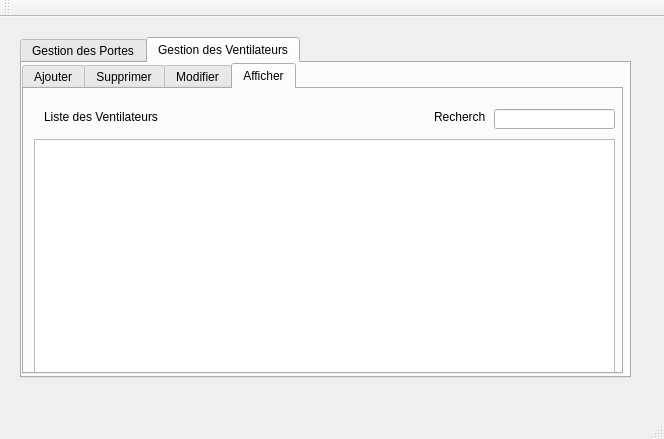
<?xml version="1.0" encoding="UTF-8"?>
<ui version="4.0">
 <class>MainWindow</class>
 <widget class="QMainWindow" name="MainWindow">
  <property name="geometry">
   <rect>
    <x>0</x>
    <y>0</y>
    <width>664</width>
    <height>439</height>
   </rect>
  </property>
  <property name="windowTitle">
   <string>Gestion des Clients</string>
  </property>
  <widget class="QWidget" name="centralWidget">
   <widget class="QTabWidget" name="tabWidget_2">
    <property name="geometry">
     <rect>
      <x>20</x>
      <y>20</y>
      <width>611</width>
      <height>341</height>
     </rect>
    </property>
    <property name="currentIndex">
     <number>1</number>
    </property>
    <widget class="QWidget" name="tab_5">
     <attribute name="title">
      <string>Gestion des Portes</string>
     </attribute>
     <widget class="QTabWidget" name="tabWidget_4">
      <property name="geometry">
       <rect>
        <x>0</x>
        <y>0</y>
        <width>601</width>
        <height>311</height>
       </rect>
      </property>
      <property name="currentIndex">
       <number>3</number>
      </property>
      <widget class="QWidget" name="tab_11">
       <attribute name="title">
        <string>Ajouter</string>
       </attribute>
       <widget class="QLineEdit" name="etatAjoutP">
        <property name="geometry">
         <rect>
          <x>140</x>
          <y>120</y>
          <width>113</width>
          <height>22</height>
         </rect>
        </property>
       </widget>
       <widget class="QLineEdit" name="numAjoutP">
        <property name="geometry">
         <rect>
          <x>140</x>
          <y>80</y>
          <width>113</width>
          <height>22</height>
         </rect>
        </property>
       </widget>
       <widget class="QLabel" name="label_5">
        <property name="geometry">
         <rect>
          <x>74</x>
          <y>80</y>
          <width>61</width>
          <height>20</height>
         </rect>
        </property>
        <property name="text">
         <string>Numero</string>
        </property>
       </widget>
       <widget class="QLabel" name="label_11">
        <property name="geometry">
         <rect>
          <x>80</x>
          <y>120</y>
          <width>55</width>
          <height>16</height>
         </rect>
        </property>
        <property name="text">
         <string>Etat</string>
        </property>
       </widget>
       <widget class="QLabel" name="label_12">
        <property name="geometry">
         <rect>
          <x>160</x>
          <y>30</y>
          <width>191</width>
          <height>16</height>
         </rect>
        </property>
        <property name="text">
         <string>Ajouter Porte</string>
        </property>
       </widget>
       <widget class="QPushButton" name="ajouterButtonP">
        <property name="geometry">
         <rect>
          <x>150</x>
          <y>160</y>
          <width>93</width>
          <height>28</height>
         </rect>
        </property>
        <property name="text">
         <string>Ajouter</string>
        </property>
       </widget>
      </widget>
      <widget class="QWidget" name="tab_12">
       <attribute name="title">
        <string>Supprimer</string>
       </attribute>
       <widget class="QLabel" name="label_20">
        <property name="geometry">
         <rect>
          <x>60</x>
          <y>90</y>
          <width>51</width>
          <height>20</height>
         </rect>
        </property>
        <property name="text">
         <string>Numero</string>
        </property>
       </widget>
       <widget class="QLineEdit" name="numSuppP">
        <property name="geometry">
         <rect>
          <x>120</x>
          <y>90</y>
          <width>113</width>
          <height>22</height>
         </rect>
        </property>
       </widget>
       <widget class="QPushButton" name="suppButtonP">
        <property name="geometry">
         <rect>
          <x>130</x>
          <y>150</y>
          <width>93</width>
          <height>28</height>
         </rect>
        </property>
        <property name="text">
         <string>Supprimer</string>
        </property>
       </widget>
       <widget class="QLabel" name="label_21">
        <property name="geometry">
         <rect>
          <x>130</x>
          <y>40</y>
          <width>161</width>
          <height>16</height>
         </rect>
        </property>
        <property name="text">
         <string>Supprimer une Porte</string>
        </property>
       </widget>
      </widget>
      <widget class="QWidget" name="tab_13">
       <attribute name="title">
        <string>Modifier</string>
       </attribute>
       <widget class="Line" name="line_3">
        <property name="geometry">
         <rect>
          <x>50</x>
          <y>90</y>
          <width>291</width>
          <height>16</height>
         </rect>
        </property>
        <property name="orientation">
         <enum>Qt::Horizontal</enum>
        </property>
       </widget>
       <widget class="QLabel" name="label_22">
        <property name="geometry">
         <rect>
          <x>140</x>
          <y>20</y>
          <width>191</width>
          <height>16</height>
         </rect>
        </property>
        <property name="text">
         <string>Modifier une Porte</string>
        </property>
       </widget>
       <widget class="QLabel" name="label_23">
        <property name="geometry">
         <rect>
          <x>60</x>
          <y>60</y>
          <width>61</width>
          <height>20</height>
         </rect>
        </property>
        <property name="text">
         <string>Numero</string>
        </property>
       </widget>
       <widget class="QLineEdit" name="etatModifP">
        <property name="geometry">
         <rect>
          <x>160</x>
          <y>120</y>
          <width>113</width>
          <height>22</height>
         </rect>
        </property>
       </widget>
       <widget class="QLineEdit" name="numModifP">
        <property name="geometry">
         <rect>
          <x>160</x>
          <y>60</y>
          <width>113</width>
          <height>22</height>
         </rect>
        </property>
       </widget>
       <widget class="QLabel" name="label_24">
        <property name="geometry">
         <rect>
          <x>60</x>
          <y>120</y>
          <width>55</width>
          <height>16</height>
         </rect>
        </property>
        <property name="text">
         <string>Etat</string>
        </property>
       </widget>
       <widget class="QPushButton" name="modifButtonP">
        <property name="geometry">
         <rect>
          <x>170</x>
          <y>170</y>
          <width>93</width>
          <height>28</height>
         </rect>
        </property>
        <property name="text">
         <string>Modifier</string>
        </property>
       </widget>
      </widget>
      <widget class="QWidget" name="tab_14">
       <attribute name="title">
        <string>Afficher</string>
       </attribute>
       <widget class="QTableView" name="tabP">
        <property name="geometry">
         <rect>
          <x>10</x>
          <y>50</y>
          <width>581</width>
          <height>261</height>
         </rect>
        </property>
       </widget>
       <widget class="QLineEdit" name="rechTxtP">
        <property name="geometry">
         <rect>
          <x>470</x>
          <y>20</y>
          <width>121</width>
          <height>20</height>
         </rect>
        </property>
       </widget>
       <widget class="QLabel" name="label_25">
        <property name="geometry">
         <rect>
          <x>410</x>
          <y>20</y>
          <width>51</width>
          <height>16</height>
         </rect>
        </property>
        <property name="text">
         <string>Rechercher</string>
        </property>
       </widget>
       <widget class="QLabel" name="label_26">
        <property name="geometry">
         <rect>
          <x>20</x>
          <y>20</y>
          <width>191</width>
          <height>16</height>
         </rect>
        </property>
        <property name="text">
         <string>Liste des Portes</string>
        </property>
       </widget>
      </widget>
     </widget>
    </widget>
    <widget class="QWidget" name="tab_6">
     <attribute name="title">
      <string>Gestion des Ventilateurs</string>
     </attribute>
     <widget class="QTabWidget" name="tabWidget_5">
      <property name="geometry">
       <rect>
        <x>0</x>
        <y>0</y>
        <width>601</width>
        <height>311</height>
       </rect>
      </property>
      <property name="currentIndex">
       <number>3</number>
      </property>
      <widget class="QWidget" name="tab_15">
       <attribute name="title">
        <string>Ajouter</string>
       </attribute>
       <widget class="QLineEdit" name="etatAjoutV">
        <property name="geometry">
         <rect>
          <x>140</x>
          <y>120</y>
          <width>113</width>
          <height>22</height>
         </rect>
        </property>
       </widget>
       <widget class="QLineEdit" name="numAjoutV">
        <property name="geometry">
         <rect>
          <x>140</x>
          <y>80</y>
          <width>113</width>
          <height>22</height>
         </rect>
        </property>
       </widget>
       <widget class="QLabel" name="label_6">
        <property name="geometry">
         <rect>
          <x>74</x>
          <y>80</y>
          <width>61</width>
          <height>20</height>
         </rect>
        </property>
        <property name="text">
         <string>Numero</string>
        </property>
       </widget>
       <widget class="QLabel" name="label_13">
        <property name="geometry">
         <rect>
          <x>80</x>
          <y>120</y>
          <width>55</width>
          <height>16</height>
         </rect>
        </property>
        <property name="text">
         <string>Etat</string>
        </property>
       </widget>
       <widget class="QLabel" name="label_14">
        <property name="geometry">
         <rect>
          <x>160</x>
          <y>30</y>
          <width>191</width>
          <height>16</height>
         </rect>
        </property>
        <property name="text">
         <string>Ajouter Ventilateur</string>
        </property>
       </widget>
       <widget class="QPushButton" name="ajouterButtonV">
        <property name="geometry">
         <rect>
          <x>150</x>
          <y>160</y>
          <width>93</width>
          <height>28</height>
         </rect>
        </property>
        <property name="text">
         <string>Ajouter</string>
        </property>
       </widget>
      </widget>
      <widget class="QWidget" name="tab_16">
       <attribute name="title">
        <string>Supprimer</string>
       </attribute>
       <widget class="QLabel" name="label_27">
        <property name="geometry">
         <rect>
          <x>60</x>
          <y>90</y>
          <width>51</width>
          <height>20</height>
         </rect>
        </property>
        <property name="text">
         <string>Numero</string>
        </property>
       </widget>
       <widget class="QLineEdit" name="numSuppV">
        <property name="geometry">
         <rect>
          <x>120</x>
          <y>90</y>
          <width>113</width>
          <height>22</height>
         </rect>
        </property>
       </widget>
       <widget class="QPushButton" name="suppButtonV">
        <property name="geometry">
         <rect>
          <x>130</x>
          <y>150</y>
          <width>93</width>
          <height>28</height>
         </rect>
        </property>
        <property name="text">
         <string>Supprimer</string>
        </property>
       </widget>
       <widget class="QLabel" name="label_28">
        <property name="geometry">
         <rect>
          <x>130</x>
          <y>40</y>
          <width>161</width>
          <height>16</height>
         </rect>
        </property>
        <property name="text">
         <string>Supprimer un Ventilateur</string>
        </property>
       </widget>
      </widget>
      <widget class="QWidget" name="tab_17">
       <attribute name="title">
        <string>Modifier</string>
       </attribute>
       <widget class="Line" name="line_4">
        <property name="geometry">
         <rect>
          <x>50</x>
          <y>90</y>
          <width>291</width>
          <height>16</height>
         </rect>
        </property>
        <property name="orientation">
         <enum>Qt::Horizontal</enum>
        </property>
       </widget>
       <widget class="QLabel" name="label_29">
        <property name="geometry">
         <rect>
          <x>140</x>
          <y>20</y>
          <width>191</width>
          <height>16</height>
         </rect>
        </property>
        <property name="text">
         <string>Modifier un Ventilateur</string>
        </property>
       </widget>
       <widget class="QLabel" name="label_30">
        <property name="geometry">
         <rect>
          <x>60</x>
          <y>60</y>
          <width>61</width>
          <height>20</height>
         </rect>
        </property>
        <property name="text">
         <string>Numero</string>
        </property>
       </widget>
       <widget class="QLineEdit" name="etatModifV">
        <property name="geometry">
         <rect>
          <x>160</x>
          <y>120</y>
          <width>113</width>
          <height>22</height>
         </rect>
        </property>
       </widget>
       <widget class="QLineEdit" name="numModifV">
        <property name="geometry">
         <rect>
          <x>160</x>
          <y>60</y>
          <width>113</width>
          <height>22</height>
         </rect>
        </property>
       </widget>
       <widget class="QLabel" name="label_31">
        <property name="geometry">
         <rect>
          <x>60</x>
          <y>120</y>
          <width>55</width>
          <height>16</height>
         </rect>
        </property>
        <property name="text">
         <string>Etat</string>
        </property>
       </widget>
       <widget class="QPushButton" name="modifButtonV">
        <property name="geometry">
         <rect>
          <x>170</x>
          <y>170</y>
          <width>93</width>
          <height>28</height>
         </rect>
        </property>
        <property name="text">
         <string>Modifier</string>
        </property>
       </widget>
      </widget>
      <widget class="QWidget" name="tab_18">
       <attribute name="title">
        <string>Afficher</string>
       </attribute>
       <widget class="QTableView" name="tabV">
        <property name="geometry">
         <rect>
          <x>10</x>
          <y>50</y>
          <width>581</width>
          <height>261</height>
         </rect>
        </property>
       </widget>
       <widget class="QLineEdit" name="rechTxtV">
        <property name="geometry">
         <rect>
          <x>470</x>
          <y>20</y>
          <width>121</width>
          <height>20</height>
         </rect>
        </property>
       </widget>
       <widget class="QLabel" name="label_32">
        <property name="geometry">
         <rect>
          <x>410</x>
          <y>20</y>
          <width>51</width>
          <height>16</height>
         </rect>
        </property>
        <property name="text">
         <string>Rechercher</string>
        </property>
       </widget>
       <widget class="QLabel" name="label_33">
        <property name="geometry">
         <rect>
          <x>20</x>
          <y>20</y>
          <width>191</width>
          <height>16</height>
         </rect>
        </property>
        <property name="text">
         <string>Liste des Ventilateurs</string>
        </property>
       </widget>
      </widget>
     </widget>
    </widget>
   </widget>
  </widget>
  <widget class="QMenuBar" name="menuBar">
   <property name="geometry">
    <rect>
     <x>0</x>
     <y>0</y>
     <width>664</width>
     <height>21</height>
    </rect>
   </property>
  </widget>
  <widget class="QToolBar" name="mainToolBar">
   <attribute name="toolBarArea">
    <enum>TopToolBarArea</enum>
   </attribute>
   <attribute name="toolBarBreak">
    <bool>false</bool>
   </attribute>
  </widget>
  <widget class="QStatusBar" name="statusBar"/>
 </widget>
 <layoutdefault spacing="6" margin="11"/>
 <resources/>
 <connections/>
</ui>
